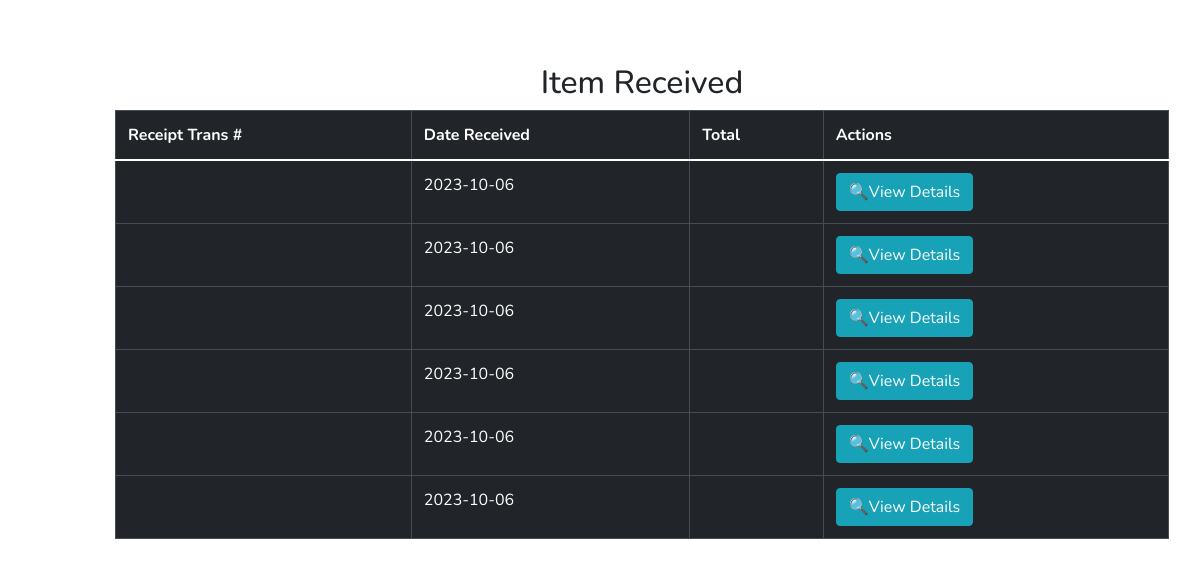
The app's page /pages/user/user_rdu_view_deliver_received.php, older data.
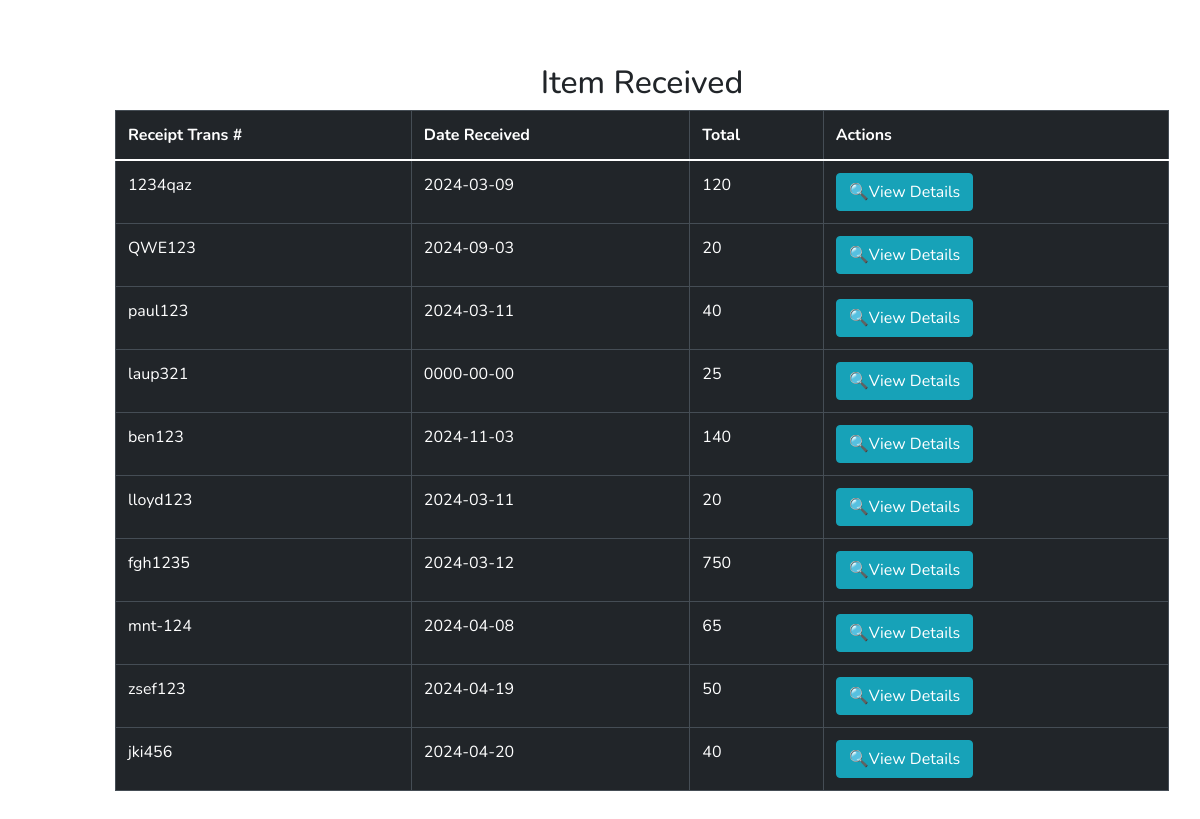
The same page, newer data.
### tables this page shows
CREATE TABLE `deliver_received` (
  `post_trans_number` int(11) NOT NULL,
  `receipt_trans_number` varchar(256) NOT NULL,
  `date_received` date NOT NULL,
  `vendor_name` varchar(255) NOT NULL,
  `total` double NOT NULL,
  `received_by` varchar(256) NOT NULL
);

### pages/user/user_rdu_view_deliver_received.php (the view, shortened to what this page needs)
<!DOCTYPE html>
<html lang="en">
<head>
    <?php include "user_ham.php";?>
    <?php
$data= "SELECT * FROM deliver_received";
$result = mysqli_query($conn, $data);
if(mysqli_num_rows($result)> 0){
    echo"<h2><center>Item Received</center></h2>
    <section class='intro'>
        <div class='gradient-custom-2 h-100'>
            <div class='mask d-flex align-items-center h-100'>
                <div class='container'>
                    <div class='row justify-content-center'>
                        <div class='col-12'>
                            <div class='table-responsive'>
                                <table class='table table-dark table-bordered mb-0'>
                                    <thead>
                                        <tr>
                                            <th scope ='col'>Receipt Trans #</th>
                                            <th scope='col' >Date Received</th>
                                            <th scope='col'>Total</th>
                                            <th scope='col'>Actions</th>
                                        </tr>
                                    </thead>
                                    <tbody>";
    while($row=mysqli_fetch_assoc($result)){
        $receipt_trans_number=$row['receipt_trans_number'];
        $date_received=$row['date_received'];
        $total=$row['total'];
        echo "<tr>";
                                            echo"<td class ='id'>". $receipt_trans_number."</td>";
                                            echo "<td class = 'date'>".$date_received."</td>";
                                            echo "<td  class ='total'>" . $total . "</td>";
                                            echo"<td><a href='#'class='btn btn-info view_details'>🔍View Details</a></td>";
                                            echo "</tr>";
    }
    echo"</tbody>
                                </table>
                            </div>
                        </div>
                    </div>
                </div>
            </div>
        </div>
    </section>
    <br/>
        ";
}else{
    echo"Database is EMPTY";
}
?>
    <br/>
</body>
</html>

Row changes from the older to the newer data that the page shows:
removed deliver_received: date_received "2023-10-06"
removed deliver_received: date_received "2023-10-06"
removed deliver_received: date_received "2023-10-06"
removed deliver_received: date_received "2023-10-06"
removed deliver_received: date_received "2023-10-06"
removed deliver_received: date_received "2023-10-06"
added deliver_received: receipt_trans_number "1234qaz", date_received "2024-03-09", total "120"
added deliver_received: receipt_trans_number "QWE123", date_received "2024-09-03", total "20"
added deliver_received: receipt_trans_number "paul123", date_received "2024-03-11", total "40"
added deliver_received: receipt_trans_number "laup321", date_received "0000-00-00", total "25"
added deliver_received: receipt_trans_number "ben123", date_received "2024-11-03", total "140"
added deliver_received: receipt_trans_number "lloyd123", date_received "2024-03-11", total "20"
added deliver_received: receipt_trans_number "fgh1235", date_received "2024-03-12", total "750"
added deliver_received: receipt_trans_number "mnt-124", date_received "2024-04-08", total "65"
added deliver_received: receipt_trans_number "zsef123", date_received "2024-04-19", total "50"
added deliver_received: receipt_trans_number "jki456", date_received "2024-04-20", total "40"
